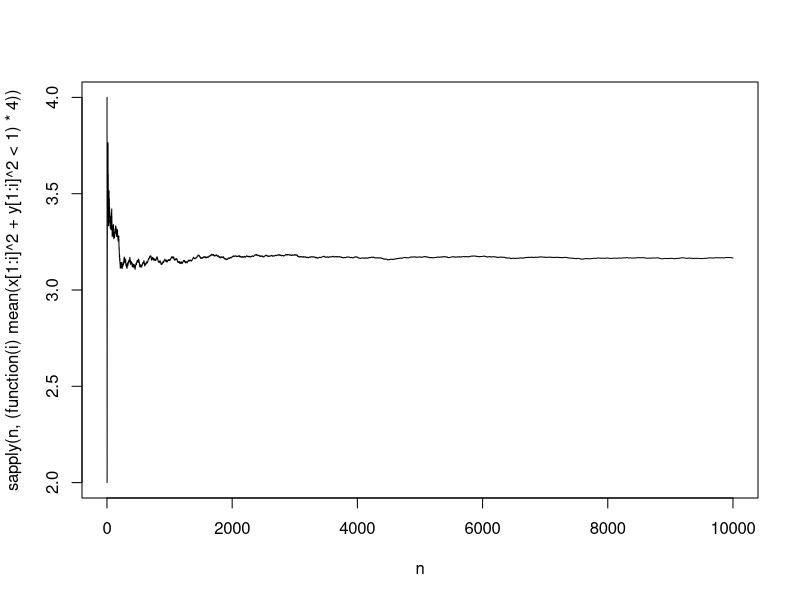

Reproduce this figure in R. (Note: this script raises an error after producing the figure.)
# estimating pi with increasing sample size
# modified from code posted to mastodon 
#    by @neilstats@fediscience.org 2023-03-14

x <- runif(10000)
y <- runif(10000)
n <- 1:10000

plot(n, sapply(n, (\(i) mean(x[1:i]^2 + y[1:i]^2 < 1) * 4)), type = "l")


# with z as number of iterations
z <- 10

tibble(n = 1:z, x = runif(z), y = runif(z))



plot(n, sapply(n, (\(i) mean(x[1:i]^2 + y[1:i]^2 < 1) * 4)), type = "l")

#https://towardsdatascience.com/estimating-pi-using-monte-carlo-simulation-in-r-91d1f32406af

estimate_pi <- function(seed = 28, iterations = 10000){
  # set seed for reproducibility
  set.seed(seed)
  
  # generate the (x, y) points
  x <- runif(n = iterations, min = 0, max = 1)
  y <- runif(n = iterations, min = 0, max = 1)
  
  # calculate 
  sum_sq_xy <- sqrt(x^2 + y^2) 
  
  # see how many points are within circle
  index_within_circle <- which(sum_sq_xy <= 1)
  points_within_circle = length(index_within_circle)
  
  # estimate pi
  pi_est <- 4 * points_within_circle / iterations
  return(pi_est)
}

estimate_pi()


# REFERENCES
# monte carlo
# https://blogs.sas.com/content/iml/2016/03/14/monte-carlo-estimates-of-pi.html#:~:text=To%20compute%20Monte%20Carlo%20estimates,the%20curve%20is%20%CF%80%20%2F%204.
# https://www.geeksforgeeks.org/estimating-value-pi-using-monte-carlo/

# geometry
# https://www.cantorsparadise.com/computing-digits-of-pi-with-polygons-ae1480d464b5
# https://www.geogebra.org/m/BhxyBJUZ#:~:text=Archimedes%20used%20a%2096%2Dsided,approximation%20achieved%20by%20this%20method.



pi_table <- tibble(
  x = seq(-1, 1, 0.1),
  y = seq(-1, 1, 0.1)
  )

pi_table <- pi_table %>% 
  mutate(sum_sq_xy = sqrt(x^2 + y^2)) %>% 
  mutate(inside_circle = case_when(
    sum_sq_xy <= 1 ~ TRUE,
    TRUE ~ FALSE
  ))

ggplot(pi_table, aes(x, y, colour = inside_circle)) +
  geom_point() +
  coord_fixed()

# plot a circle
ggplot() +
  ggforce::geom_circle(aes(x0 = 0, y0 = 0, r = 1)) +
  coord_fixed()

###---

pi_table <- tibble(
  x = runif(n = 4000, min = -1, max = 1),
  y = runif(n = 4000, min = -1, max = 1)
)

pi_table <- pi_table %>% 
  mutate(sum_sq_xy = sqrt(x^2 + y^2)) %>% 
  mutate(inside_circle = case_when(
    sum_sq_xy <= 1 ~ TRUE,
    TRUE ~ FALSE
  ))

ggplot() +
  coord_fixed() +
  ggforce::geom_circle(aes(x0 = 0, y0 = 0, r = 1)) +
  geom_point(data = pi_table, aes(x, y, colour = inside_circle)) 

